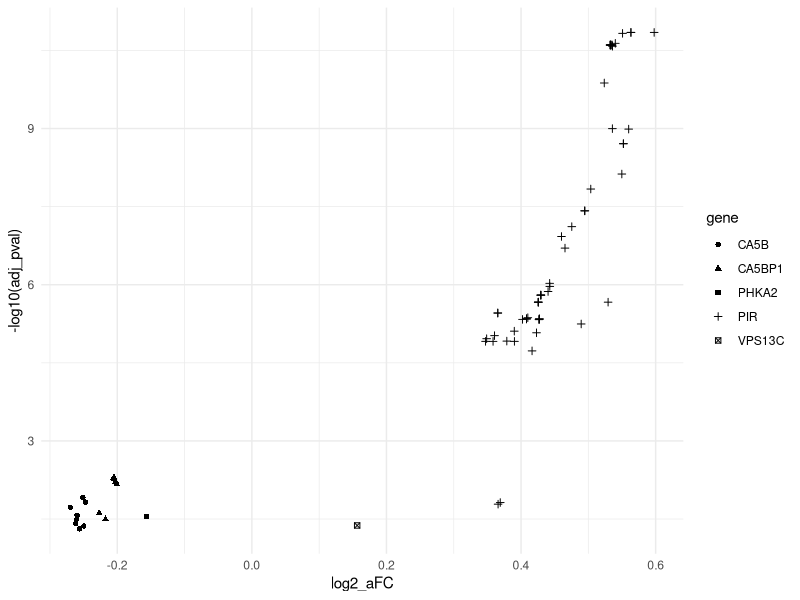
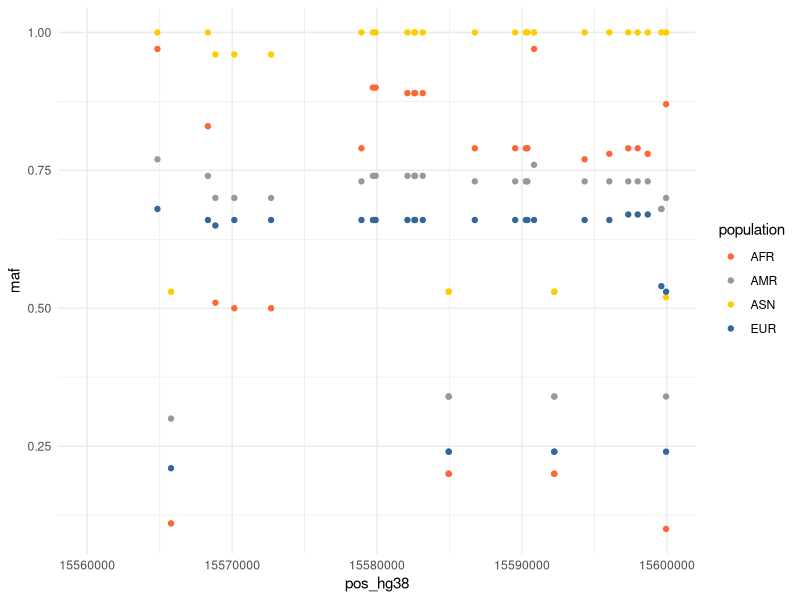

The R source for these figures, in order:
## ---- chunk 1
knitr::opts_chunk$set(warning=FALSE, message=FALSE)

## ---- chunk 2
#setwd('')
library(tidyverse)
## ---- chunk 3
lung <- read.csv('../data/significant_eqtls.txt', sep='\t', stringsAsFactors =F)

ggplot(lung, 
       aes(x=log2_aFC, y=-log10(adj_pval), shape=gene))+
  geom_point()+
  theme_minimal()
## ---- chunk 4
### Add the following lines at the beginning of the file produced by this chunk
#track type=interact name="Lung interactions" description="Lung chromatin interactions" useScore=on maxHeightPixels=200:100:50 interactDirectional=true visibility=full
#browser position chrX:15,000,000-16,000,000

lung %>% 
  dplyr::select(snp, gene, tissue, snp_chr, snp_locus, gene_chr, gene_start, gene_end, total_hic_score) %>% 
  mutate(
  chrom = paste0('chr', gene_chr),
  chromStart = case_when(
    ((as.integer(snp_chr) == as.integer(gene_chr)) & (as.integer(snp_locus)-1 < as.integer(gene_start))) ~ as.integer(snp_locus-1),
    TRUE ~ as.integer(gene_start)
  ),
  chromEnd = case_when(
    ((as.integer(snp_chr) == as.integer(gene_chr)) & (as.integer(snp_locus) > as.integer(gene_start))) ~ as.integer(snp_locus),
    TRUE ~ as.integer(gene_end)
  ),
  name = paste0(as.character(snp), '_', as.character(gene), '_', tissue),
  score = as.integer(0),
  value = as.numeric(total_hic_score),
  exp = tissue,
  color = case_when(
    tissue == 'Lung' ~ '#E41A1C',
    grepl(tolower('Heart'), tolower(tissue)) ~ '#377EB8',
    grepl(tolower('Artery'), tolower(tissue)) ~ '#4DAF4A',
    # grepl(tolower('Heart'), to.lower(tissue)) ~ '#4daf4a',
    TRUE ~ '#333333'
  ),
  sourceChrom = paste0('chr', snp_chr),
  sourceStart = as.integer(snp_locus-1),
  sourceEnd = as.integer(snp_locus),
  sourceName = snp,
  sourceStrand = as.character('.'),
  targetChrom = paste0('chr', gene_chr),
  targetStart = as.integer(gene_start),
  targetEnd = as.integer(gene_end),
  targetName = gene,
  targetStrand = as.character('.')
) %>% 
dplyr::select(-snp, -gene, -tissue, -snp_chr, -snp_locus, -gene_chr, -gene_start, -gene_end, -total_hic_score) %>% 
  arrange(exp) %>% 
  dplyr::filter(exp == 'Lung') %>% 
  rename(`#chrom`=chrom) %>% 
  write_tsv('../data/interact.txt')
## ---- chunk 5
# Go to haploreg site https://pubs.broadinstitute.org/mammals/haploreg/haploreg.php, load SNP list, select 'Text' as the output format in "set options", run query, save results in the data directory as haploreg.txt.
#Original file downloaded 04-04-20

haploreg <- read.csv('../data/haploreg.txt', sep='\t', stringsAsFactors =F)

mafs <- haploreg %>% 
  filter(rsID %in% lung$snp) %>% 
  select(rsID, pos_hg38, AFR,	AMR,	ASN,	EUR) %>% 
   pivot_longer(AFR:EUR, names_to="population", values_to="maf")
  

ggplot(mafs %>% filter(pos_hg38>=15560000 & pos_hg38<=15600000), # Plot only eQTLs within the ACE2 gene
       aes(x=pos_hg38, y=maf, colour=population))+
  geom_point()+
  scale_x_continuous(limits=c(15560000,15600000))+ 
  scale_color_manual(values=c("#ff6633", "#999999", "#ffcc00", "#336699"))+
  theme_minimal()
## ---- chunk 6
# Extract TF binding sites overlapping eQTLs

motifs <- haploreg %>% 
  select(rsID, Chromatin_Marks, Motifs, GENCODE_name, dbSNP_functional_annotation, query_snp_rsid, pos_hg38, gwas) %>% 
  dplyr::filter(as.character(rsID) == as.character(query_snp_rsid)) %>% 
  select(rsID, Motifs, GENCODE_name, pos_hg38, dbSNP_functional_annotation) %>% 
  separate_rows(Motifs, sep=";") %>% 
  separate_rows(Motifs, sep="_") %>% 
  dplyr::filter(Motifs != "." & is.na(as.integer(Motifs)) & !(grepl('disc', Motifs)) & !(grepl('known', Motifs))) 


 merge(lung %>% select(snp,gene) %>% distinct(), motifs, by.x="snp", by.y="rsID") %>% 
  # filter(gene=='PIR' & GENCODE_name=='ACE2') %>% 
  distinct() %>% 
  arrange(Motifs) %>% 
  select(snp, gene, Motifs, pos_hg38, dbSNP_functional_annotation, GENCODE_name) %>% 
  rename(motif=Motifs, pos=pos_hg38, motif_gene=GENCODE_name) %>% 
  write_tsv('../data/motifs.txt')
